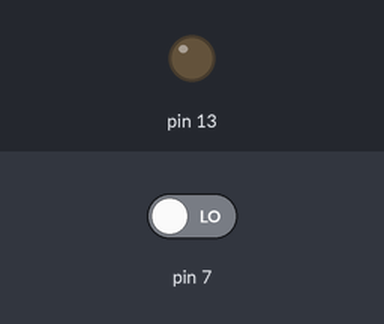
The sketch below on a simulated Arduino Uno, built with avr-gcc and run on an emulated ATmega328P. On the bench: output pins drawn as LEDs (lit = HIGH). The inputs (shaded band) are chosen by the test bench; at power-on: pin 7 LOW.

Above: at 1.2 s.
1.3 s: pin 7 driven HIGH
At 1.9 s:
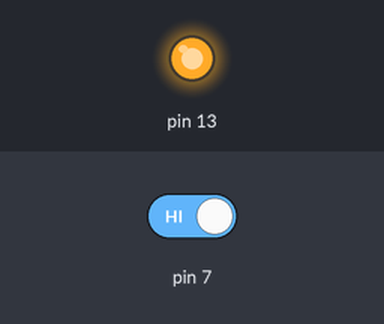
2.8 s: pin 7 driven LOW
At 3.1 s:
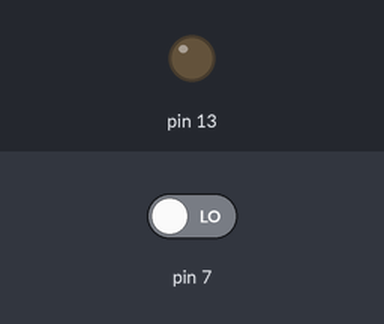
Timing chart, 0 to 5.8 s (numbered marks = the images above; inputs shaded):
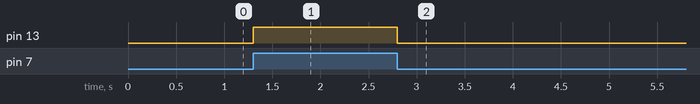

The sketch:

registorPrograming_INPUT_.ino
```cpp
void setup() {
  // put your setup code here, to run once:
pinMode(7,INPUT);
pinMode(13,OUTPUT);
}

void loop() {
if(PIND & B10000000){                                //RUN WHEN D7 IS HIGH
  PORTB |=B00100000;

  }
 else{
  PORTB &=B00000000;                                 //RUN WHEN D7 IS LOW
  }

}
```

Measured:
- after the input at 1.3 s, pin 13: LOW → HIGH at once
- after the input at 2.8 s, pin 13: HIGH → LOW at once
